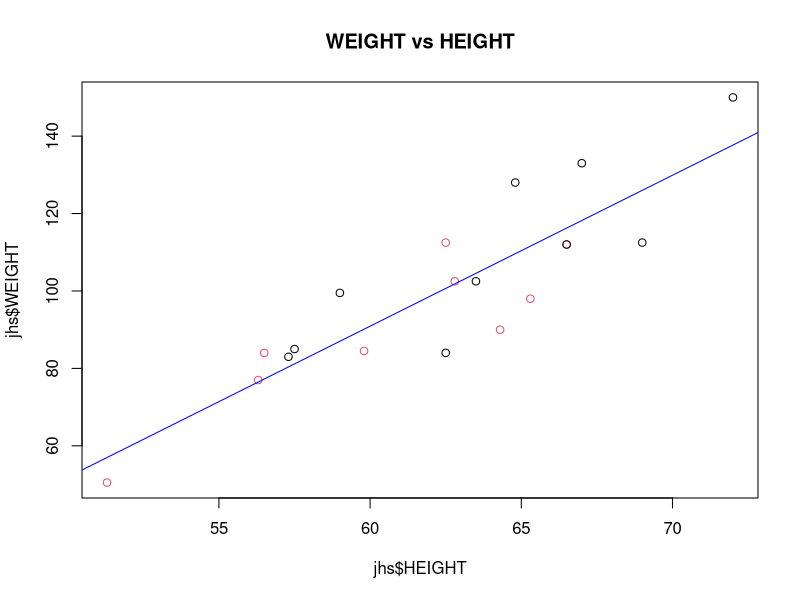

Write the R code that produced this figure. (Note: this script raises an error after producing the figure.)
# load the data
jhs <- read.csv("jhs.csv")
jhs$AGE<-as.factor(jhs$AGE)
jhs$SEX<-as.factor(jhs$SEX)


# explore the data
# plot WEIGHT vs HEIGHT
plot(jhs$WEIGHT~jhs$HEIGHT,main="WEIGHT vs HEIGHT",col=jhs$SEX)
cor(jhs$WEIGHT,jhs$HEIGHT)
abline(lm(WEIGHT~HEIGHT,jhs),col="blue")
text(locator(1),"R=0.88")


# mean values over AGE & SEX
round(tapply(jhs$HEIGHT,jhs$SEX,mean),2)
round(tapply(jhs$WEIGHT,jhs$SEX,mean),2)
round(tapply(jhs$HEIGHT,jhs$AGE,mean),2)
round(tapply(jhs$WEIGHT,jhs$AGE,mean),2)
library(gplots)
par(mfrow=c(2,2))
plotmeans(HEIGHT~SEX,jhs,las=1)
title("HEIGHT Mean over SEX")
plotmeans(WEIGHT~SEX,jhs,las=1)
title("WEIGHT Mean over SEX")
plotmeans(HEIGHT~AGE,jhs,las=1)
title("HEIGHT Mean over AGE")
plotmeans(WEIGHT~AGE,jhs,las=1)
title("WEIGHT Mean over AGE")

# or this way
interaction.plot(jhs$AGE,jhs$SEX,jhs$HEIGHT,col=c(1,2))
interaction.plot(jhs$AGE,jhs$SEX,jhs$WEIGHT,col=c(3,4))
#MANOVA
jhs.manova<-manova(cbind(WEIGHT,HEIGHT)~AGE*SEX,jhs)
#model summary using test “Pillai”, “Wilks”, “Hotelling-Lawley”, “Roy”
summary(jhs.manova,test="Pillai")
summary(jhs.manova,test="Wilks")
summary(jhs.manova,test="Hotelling-Lawley")
summary(jhs.manova,test="Roy")

# adjusted manova model
age.manova<-manova(cbind(WEIGHT,HEIGHT)~AGE,jhs)
summary(age.manova,test="Wilks")
#check which dimensions differ
summary.aov(age.manova)

#pairwise comparison 
for(i in 11:15){
    for(j in i:16){
        if(i!=j){
            if(!(i==11&j==16)){
             model.s<-summary(manova(cbind(WEIGHT,HEIGHT)~AGE,jhs,subset=jhs$AGE %in%c(i,j)))
             p<-model.s$stats[[11]]
             if(p<0.05){
                 print(cbind(i,j,p))
             }
            }       
        }
    }
}
# age group 12 vs 14
age.manova.dif<-manova(cbind(WEIGHT,HEIGHT)~AGE,jhs,subset=jhs$AGE %in%c("12","14"))
summary(age.manova.dif)
age.manova.dif
